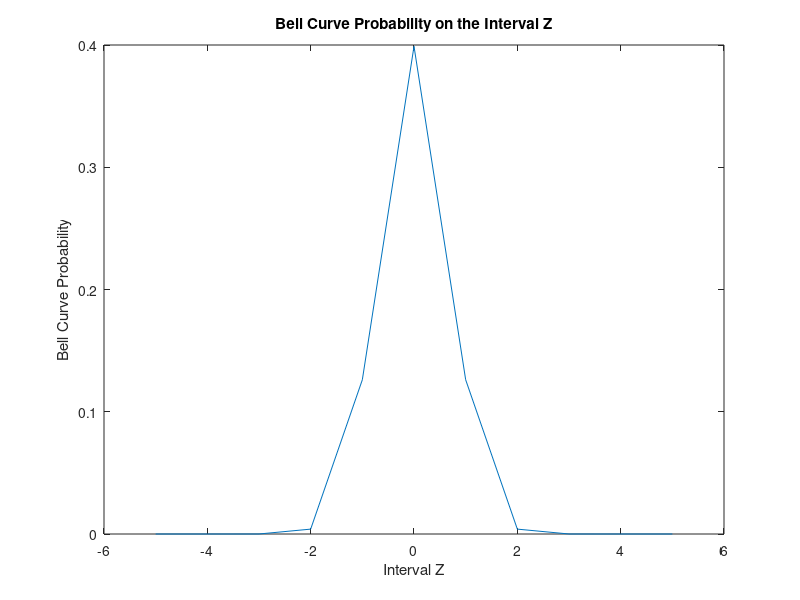

MATLAB code to generate this figure:
%Symbol Representing Interval
z = -5:5
%Function rewritten in Matlab
fz = (1/(sqrt(2*pi)))*10.^(-z.^2./2)

%Plotting the fuction on the interval
plot (z,fz)
%Using Hold command to stay focused on plot #1
hold on
%Added Title and X and Y labels to plot # 1
title ('Bell Curve Probability on the Interval Z')
xlabel ('Interval Z')
ylabel ('Bell Curve Probability')